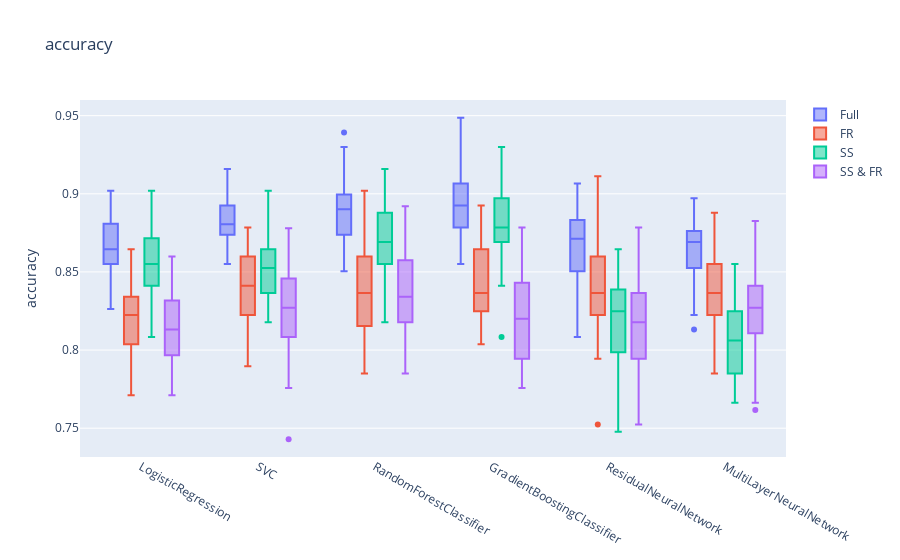
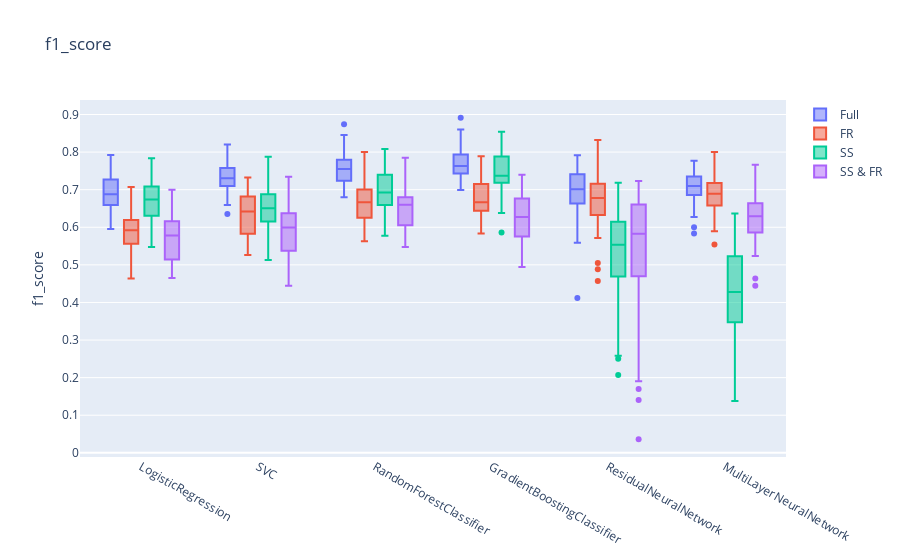
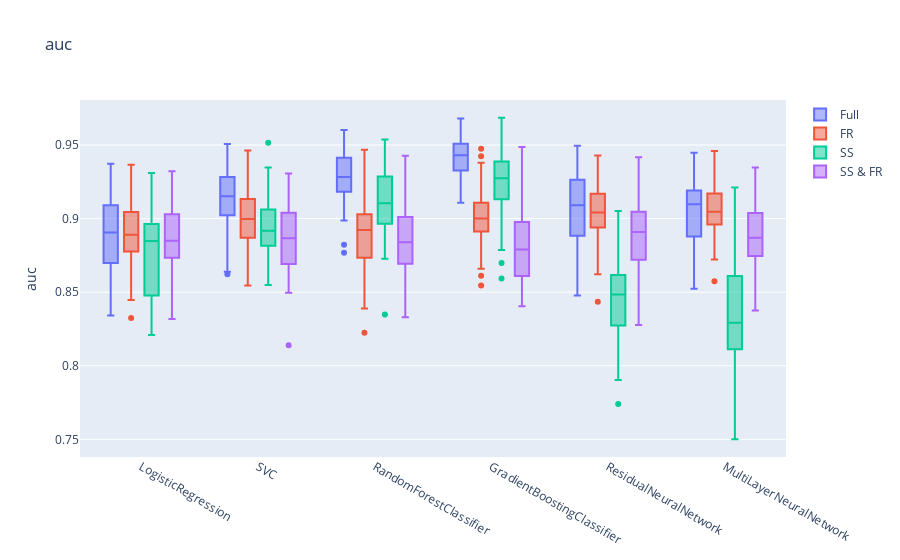
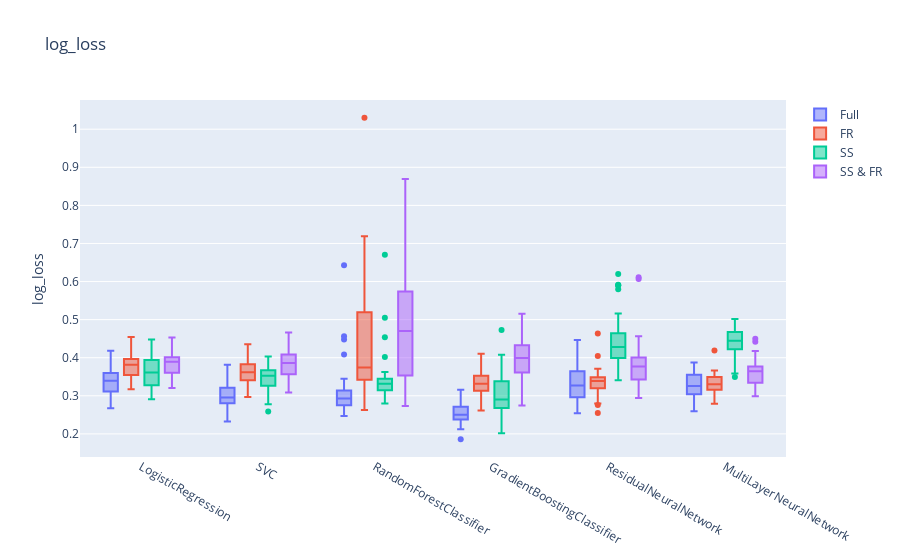

Notebook cell for these charts, in order:
### Code cell
make_plots('accuracy')
make_plots('f1_score')
make_plots('auc')
make_plots('log_loss')

### Figure 1 — Plotly figure (JSON) as saved in the notebook; plotly's stock layout.template omitted (floating-point values rounded to 4 significant figures; data arrays with more than 128 entries replaced by an {"elided": "..."} marker saying what was removed)
{"data": [{"name": "Full", "type": "box", "x": {"elided": "240 str values"}, "y": {"elided": "240 float values"}}, {"name": "FR", "type": "box", "x": {"elided": "240 str values"}, "y": {"elided": "240 float values"}}, {"name": "SS", "type": "box", "x": {"elided": "240 str values"}, "y": {"elided": "240 float values"}}, {"name": "SS & FR", "type": "box", "x": {"elided": "240 str values"}, "y": {"elided": "240 float values"}}], "layout": {"boxmode": "group", "title": {"text": "accuracy"}, "yaxis": {"title": {"text": "accuracy"}}}}

### Figure 2 — Plotly figure (JSON) as saved in the notebook; plotly's stock layout.template omitted (floating-point values rounded to 4 significant figures; data arrays with more than 128 entries replaced by an {"elided": "..."} marker saying what was removed)
{"data": [{"name": "Full", "type": "box", "x": {"elided": "240 str values"}, "y": {"elided": "240 float values"}}, {"name": "FR", "type": "box", "x": {"elided": "240 str values"}, "y": {"elided": "240 float values"}}, {"name": "SS", "type": "box", "x": {"elided": "240 str values"}, "y": {"elided": "240 float values"}}, {"name": "SS & FR", "type": "box", "x": {"elided": "240 str values"}, "y": {"elided": "240 float values"}}], "layout": {"boxmode": "group", "title": {"text": "f1_score"}, "yaxis": {"title": {"text": "f1_score"}}}}

### Figure 3 — Plotly figure (JSON) as saved in the notebook; plotly's stock layout.template omitted (floating-point values rounded to 4 significant figures; data arrays with more than 128 entries replaced by an {"elided": "..."} marker saying what was removed)
{"data": [{"name": "Full", "type": "box", "x": {"elided": "240 str values"}, "y": {"elided": "240 float values"}}, {"name": "FR", "type": "box", "x": {"elided": "240 str values"}, "y": {"elided": "240 float values"}}, {"name": "SS", "type": "box", "x": {"elided": "240 str values"}, "y": {"elided": "240 float values"}}, {"name": "SS & FR", "type": "box", "x": {"elided": "240 str values"}, "y": {"elided": "240 float values"}}], "layout": {"boxmode": "group", "title": {"text": "auc"}, "yaxis": {"title": {"text": "auc"}}}}

### Figure 4 — Plotly figure (JSON) as saved in the notebook; plotly's stock layout.template omitted (floating-point values rounded to 4 significant figures; data arrays with more than 128 entries replaced by an {"elided": "..."} marker saying what was removed)
{"data": [{"name": "Full", "type": "box", "x": {"elided": "240 str values"}, "y": {"elided": "240 float values"}}, {"name": "FR", "type": "box", "x": {"elided": "240 str values"}, "y": {"elided": "240 float values"}}, {"name": "SS", "type": "box", "x": {"elided": "240 str values"}, "y": {"elided": "240 float values"}}, {"name": "SS & FR", "type": "box", "x": {"elided": "240 str values"}, "y": {"elided": "240 float values"}}], "layout": {"boxmode": "group", "title": {"text": "log_loss"}, "yaxis": {"title": {"text": "log_loss"}}}}
